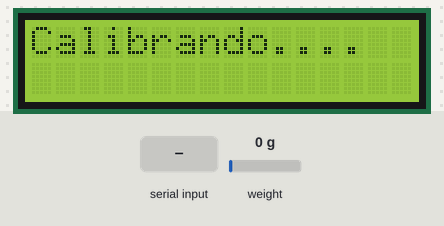
This sketch was run on a simulated ESP8266 (NodeMCU). On the bench: 16×2 character LCD. Inputs (shaded band) come from the test bench; at power-on: weight on the scale 0 g. EEPROM starts erased; what the sketch prints to the serial monitor is not drawn.

Above: at 5.8 s.
5.9 s: "t90\n" received over Serial
7.4 s: "s90\n" received over Serial
At 9.4 s:
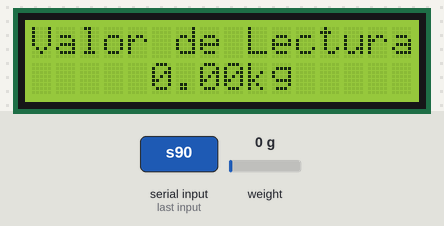
9.9 s: weight on the scale set to 100 g
At 10.7 s:
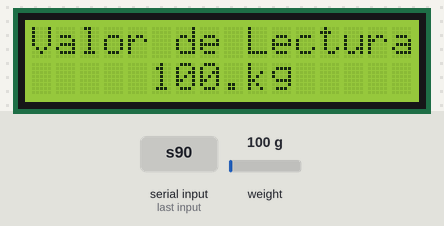
11.4 s: weight on the scale set to 1250 g
At 12.3 s:
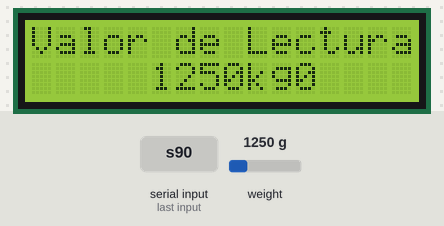
12.9 s: weight on the scale set to 2500 g
At 13.7 s:
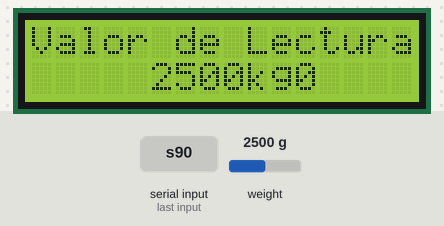
14.4 s: "r90\n" received over Serial
At 15.6 s:
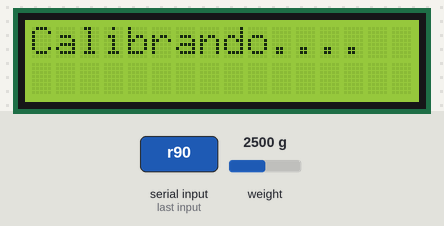
Timing chart, 0 to 16.9 s (numbered marks = the images above; inputs shaded):
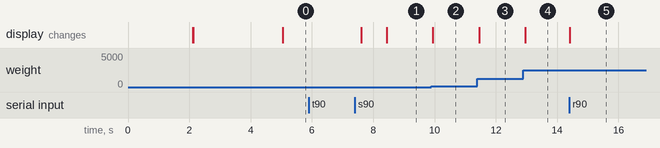

Measured:
- after the input at 5.9 s, every drawn part: stays the same
- after the input at 7.4 s, the display: first changes after 0.21 s (image 1 shows a later state)
- after the input at 9.9 s, the display: changes at once (image 2)
- after the input at 11.4 s, the display: changes after 0.05 s (image 3)
- after the input at 12.9 s, the display: changes after 0.06 s (image 4)
- after the input at 14.4 s, the display: changes at once (image 5)

The sketch:

Codigo_calibracion_bascula.ino
```cpp
/*
   -------------------------------------------------------------------------------------
   HX711_ADC
   Biblioteca de Arduino para el Convertidor Analógico-Digital de 24 bits HX711 para básculas
   Olav Kallhovd septiembre de 2017
   -------------------------------------------------------------------------------------
*/

/*
   Este archivo de ejemplo muestra cómo calibrar la celda de carga y, opcionalmente, almacenar el valor de calibración
   en la EEPROM, y también cómo cambiar el valor manualmente.
   El valor resultante luego se puede incluir en su proyecto de sketch o recuperarse de EEPROM.

   Para implementar la calibración en su proyecto de sketch, el procedimiento simplificado es el siguiente:
       LoadCell.tare();
       // Coloque una masa conocida
       LoadCell.refreshDataSet();
       float nuevoValorDeCalibración = LoadCell.getNewCalibration(masa_conocida);
*/

#include <Wire.h>
#include <LiquidCrystal_I2C.h>
LiquidCrystal_I2C lcd(0x3F,16,2);

#include <HX711_ADC.h>
#if defined(ESP8266)|| defined(ESP32) || defined(AVR)
#include <EEPROM.h>
#endif

// Pines:
const int HX711_dout = 4; // Pin dout de la MCU al HX711
const int HX711_sck = 5; // Pin sck de la MCU al HX711

// Constructor de HX711:
HX711_ADC LoadCell(HX711_dout, HX711_sck);

const int calVal_eepromAdress = 0;
unsigned long t = 0;

void setup() {
  lcd.init();
  lcd.clear();
  lcd.backlight();
  lcd.setCursor(3, 0);
  lcd.print("Bienvenido");
  lcd.setCursor(3, 1);
  lcd.print("Bascula");
  delay(2000);
  lcd.clear();
  lcd.setCursor(0, 0);
  lcd.print("Configurando");
  lcd.setCursor(0, 1);
  lcd.print("Via Serial");
  Serial.begin(57600); delay(10);
  Serial.println();
  lcd.clear();
  Serial.println("Comenzando...");
  lcd.setCursor(0, 0);
  lcd.print("Comenzando...");
  delay(500);
  LoadCell.begin();
  //LoadCell.setReverseOutput(); // Descomente para convertir un valor de salida negativo en positivo
  unsigned long stabilizingtime = 2000; // Precisión justo después de la activación puede mejorarse agregando unos segundos de tiempo de estabilización
  boolean _tare = true; // Establezca esto en false si no desea que se realice la tara en el próximo paso
  LoadCell.start(stabilizingtime, _tare);
  if (LoadCell.getTareTimeoutFlag() || LoadCell.getSignalTimeoutFlag()) {
    Serial.println("Tiempo de espera, verifique el cableado MCU > HX711 y las designaciones de los pines");
    while (1);
  }
  else {
    LoadCell.setCalFactor(1.0); // Valor de calibración configurado por el usuario (float), valor inicial 1.0 que se puede usar para este sketch
    Serial.println("La inicialización está completa");
  }
  while (!LoadCell.update());
  calibrar(); // Iniciar el procedimiento de calibración
lcd.clear();
}

void loop() {
  static boolean newDataReady = 0;
  const int serialPrintInterval = 0; // Aumentar el valor para reducir la actividad de impresión en serie

  // Verificar nuevos datos / iniciar próxima conversión:
  if (LoadCell.update()) newDataReady = true;
  // Obtener el valor suavizado del conjunto de datos:
  if (newDataReady) {
    if (millis() > t + serialPrintInterval) {
      float i = LoadCell.getData();
      Serial.print("Valor de salida de la celda de carga: ");
      /////////////////////////////////////////////////////////////////////////////////////////
      Serial.println(i);
      lcd.setCursor(0, 0);
      lcd.print("Valor de Lectura");
      lcd.setCursor(5, 1);                    //Salida LCD//
      lcd.print(i);
      lcd.setCursor(9, 1);
      lcd.print("kg");

      //delay(200);
      /////////////////////////////////////////////////////////////////////////////////////////

      newDataReady = 0;
      t = millis();
    }

  }

  // Recibir comando desde el terminal en serie
  if (Serial.available() > 0) {
    char inByte = Serial.read();
    if (inByte == 't') LoadCell.tareNoDelay(); // Tara
    else if (inByte == 'r') calibrar(); // Calibrar
    else if (inByte == 'c') cambiarValorDeCalibracionGuardado(); // Editar manualmente el valor de calibración
  }

  // Verificar si la última operación de tara está completa
  if (LoadCell.getTareStatus() == true) {
    Serial.println("Tara completa");
  }

}

void calibrar() {
  lcd.clear();
  lcd.setCursor(0,0);
  lcd.print("Calibrando....");
  delay(500);
  Serial.println("***");
  Serial.println("Iniciar calibración:");
  Serial.println("Coloque la celda de carga en una superficie nivelada y estable.");
  Serial.println("Retire cualquier carga aplicada a la celda de carga.");
  Serial.println("Envíe 't' desde el monitor en serie para establecer el desplazamiento de la tara.");

  boolean _resume = false;
  while (_resume == false) {
    LoadCell.update();
    if (Serial.available() > 0) {
      if (Serial.available() > 0) {
        char inByte = Serial.read();
        if (inByte == 't') LoadCell.tareNoDelay();
      }
    }
    if (LoadCell.getTareStatus() == true) {
      Serial.println("Tara completa");
      _resume = true;
    }
  }

  Serial.println("Ahora, coloque su masa conocida en la celda de carga.");
  Serial.println("Luego, envíe el peso de esta masa (por ejemplo, 100.0) desde el monitor en serie.");

  float masa_conocida = 0;
  _resume = false;
  while (_resume == false) {
    LoadCell.update();
    if (Serial.available() > 0) {
      masa_conocida = Serial.parseFloat();
      if (masa_conocida != 0) {
        Serial.print("La masa conocida es: ");
        Serial.println(masa_conocida);
        _resume = true;
      }
    }
  }

  LoadCell.refreshDataSet(); // Actualizar el conjunto de datos para asegurarse de que la masa conocida se mida correctamente
  float nuevoValorDeCalibracion = LoadCell.getNewCalibration(masa_conocida); // Obtener el nuevo valor de calibración

  Serial.print("El nuevo valor de calibración se ha configurado en: ");
  Serial.print(nuevoValorDeCalibracion);
  Serial.println(", use esto como valor de calibración (calFactor) en su proyecto de sketch.");
  Serial.print("¿Guardar este valor en la dirección de EEPROM ");
  Serial.print(calVal_eepromAdress);
  Serial.println("? s/n");

  _resume = false;
  while (_resume == false) {
    if (Serial.available() > 0) {
      char inByte = Serial.read();
      if (inByte == 's') {
#if defined(ESP8266)|| defined(ESP32)
        EEPROM.begin(512);
#endif
        EEPROM.put(calVal_eepromAdress, nuevoValorDeCalibracion);
#if defined(ESP8266)|| defined(ESP32)
        EEPROM.commit();
#endif
        EEPROM.get(calVal_eepromAdress, nuevoValorDeCalibracion);
        Serial.print("Valor ");
        Serial.print(nuevoValorDeCalibracion);
        Serial.print(" guardado en la dirección de EEPROM: ");
        Serial.println(calVal_eepromAdress);
        _resume = true;

      }
      else if (inByte == 'n') {
        Serial.println("Valor no guardado en EEPROM");
        _resume = true;
      }
    }
  }

  Serial.println("Fin de la calibración");
  Serial.println("***");
  Serial.println("Para recalibrar, envíe 'r' desde el monitor en serie.");
  Serial.println("Para editar manualmente el valor de calibración, envíe 'c' desde el monitor en serie.");
  Serial.println("***");
  lcd.clear();
  lcd.setCursor(0, 0);
  lcd.print("Fin de la ");
  lcd.setCursor(0, 1);
  lcd.print("calibración");
  delay(800);
  lcd.clear();
}

void cambiarValorDeCalibracionGuardado() {
  float antiguoValorDeCalibracion = LoadCell.getCalFactor();
  boolean _resume = false;
  Serial.println("***");
  Serial.print("El valor actual es: ");
  Serial.println(antiguoValorDeCalibracion);
  Serial.println("Ahora, envíe el nuevo valor desde el monitor en serie, por ejemplo, 696.0");
  float nuevoValorDeCalibracion;
  while (_resume == false) {
    if (Serial.available() > 0) {
      nuevoValorDeCalibracion = Serial.parseFloat();
      if (nuevoValorDeCalibracion != 0) {
        Serial.print("El nuevo valor de calibración es: ");
        Serial.println(nuevoValorDeCalibracion);
        LoadCell.setCalFactor(nuevoValorDeCalibracion);
        _resume = true;
      }
    }
  }
  _resume = false;
  Serial.print("¿Guardar este valor en la dirección de EEPROM ");
  Serial.print(calVal_eepromAdress);
  Serial.println("? s/n");
  while (_resume == false) {
    if (Serial.available() > 0) {
      char inByte = Serial.read();
      if (inByte == 's') {
#if defined(ESP8266)|| defined(ESP32)
        EEPROM.begin(512);
#endif
        EEPROM.put(calVal_eepromAdress, nuevoValorDeCalibracion);
#if defined(ESP8266)|| defined(ESP32)
        EEPROM.commit();
#endif
        EEPROM.get(calVal_eepromAdress, nuevoValorDeCalibracion);
        Serial.print("Valor ");
        Serial.print(nuevoValorDeCalibracion);
        Serial.print(" guardado en la dirección de EEPROM: ");
        Serial.println(calVal_eepromAdress);
        _resume = true;
      }
      else if (inByte == 'n') {
        Serial.println("Valor no guardado en EEPROM");
        _resume = true;
      }
    }
  }
  Serial.println("Fin de cambiar el valor de calibración");
  Serial.println("***");
}
```
